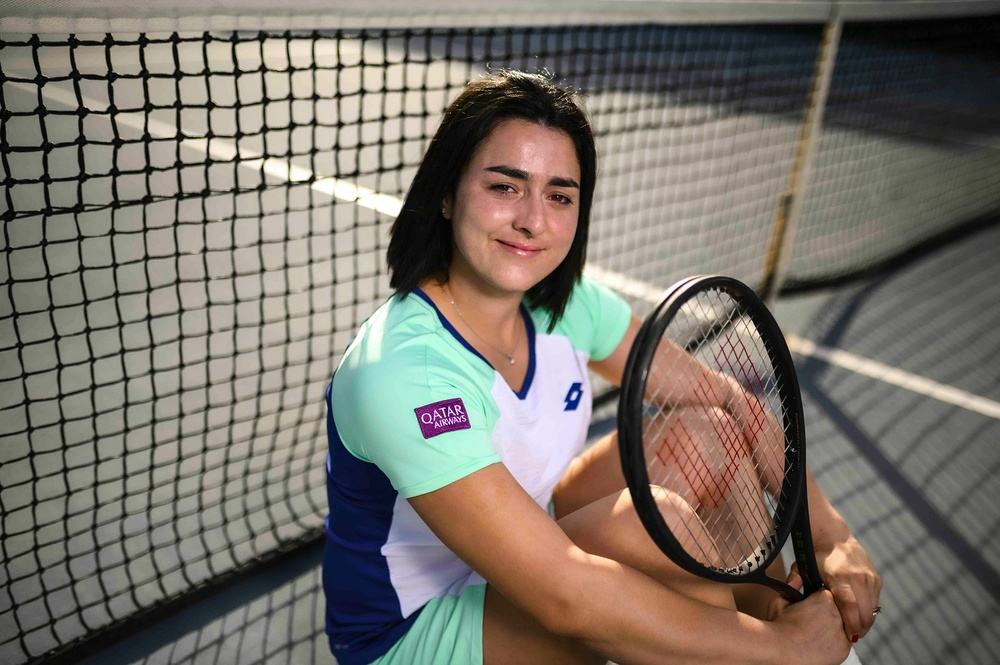
#> input picture model/test_images/2.jpg, 1000 x 665 px, shrunk from 1400 x 931 before the run, found by its file name
$ jupyter execute --allow-errors Untitled.ipynb   (shell and % lines are left out)
#> lines starting #> are read from the running program, lines starting #| are printed output that depends on the picture; after the words box and inside, x2 and y2 are one past the last pixel; in counts of white or black regions, pixels touching at a corner belong together
[cell 1]
import numpy as np
import cv2
import matplotlib
from matplotlib import pyplot as plt

[cell 2]
img = cv2.imread(r'C:\Users\ghars\OneDrive\Bureau\Untitled Folder\model\test_images\2.JPG')
#> img is the input picture: shape (665, 1000, 3); mean B, G, R 105, 114.1, 120.7
img.shape
#> Out = (665, 1000, 3)

[cell 3]
plt.imshow(img)

[cell 4]
gray = cv2.cvtColor(img, cv2.COLOR_BGR2GRAY)
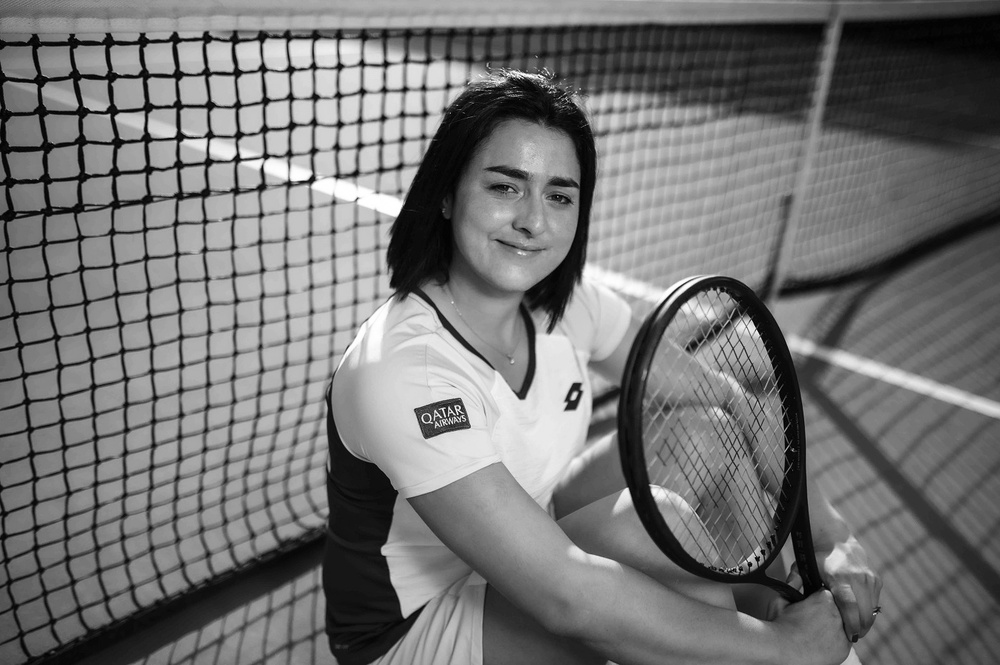
#> gray: shape (665, 1000); min 0, max 255, mean 115
gray.shape
#> Out = (665, 1000)

[cell 5]
gray

[cell 6]
plt.imshow(gray, cmap='gray')

[cell 7]
face_cascade=cv2.CascadeClassifier(cv2.data.haarcascades + "haarcascade_frontalface_default.xml")
eye_cascade = cv2.CascadeClassifier('./opencv/haarcascades/haarcascade_eye.xml')

faces = face_cascade.detectMultiScale(gray, 1.3, 5)
#> faces = [[447, 126, 164, 164]]
faces
#> Out = [[447, 126, 164, 164]]

[cell 8]
(x,y,w,h) = faces[0]
#> x = 447; y = 126; w = 164; h = 164
x,y,w,h
#> Out = (447, 126, 164, 164)

[cell 9]
face_img = cv2.rectangle(img,(x,y),(x+w,y+h),(255,0,0),2)
plt.imshow(face_img)

[cell 10]
cv2.destroyAllWindows()
for (x,y,w,h) in faces:
    face_img = cv2.rectangle(img,(x,y),(x+w,y+h),(255,0,0),2)
    roi_gray = gray[y:y+h, x:x+w]
    roi_color = face_img[y:y+h, x:x+w]
    #eyes = eye_cascade.detectMultiScale(roi_gray)
    eyes = cv2.CascadeClassifier(cv2.data.haarcascades + 'haarcascade_eye.xml').detectMultiScale(roi_gray)
    for (ex,ey,ew,eh) in eyes:
        cv2.rectangle(roi_color,(ex,ey),(ex+ew,ey+eh),(0,255,0),2)
#> this loop made 1 pass
#> (x, y, w, h, eyes) on pass 1: (447, 126, 164, 164, [[95, 58, 32, 32], [33, 40, 47, 47]])
#> pass 1, `roi_gray = gray[y:y+h, x:x+w]`:
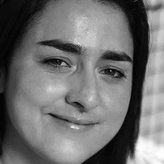
#> roi_gray: shape (164, 164); min 0, max 254, mean 111.5
#> pass 1, `roi_color = face_img[y:y+h, x:x+w]`:
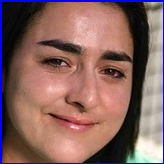
#> roi_color: shape (164, 164, 3); mean B, G, R 96.2, 100, 134.2
#> after the loop:
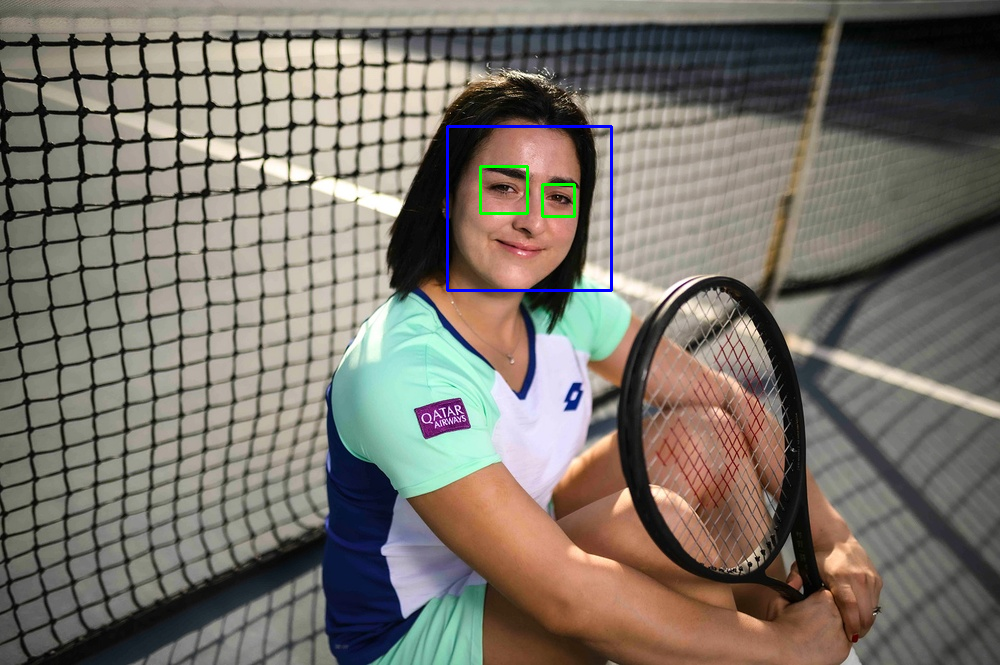
#> img: shape (665, 1000, 3); mean B, G, R 105.4, 114, 120.1
#> after the loop:
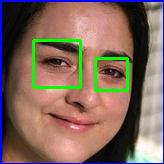
#> roi_color: shape (164, 164, 3); 3.49% of pixels changed, all inside (x1, y1, x2, y2) = (32, 39, 129, 92)


plt.figure()
plt.imshow(face_img, cmap='gray')
plt.show()

[cell 11]
plt.imshow(roi_color, cmap='gray')

[cell 12]
def get_cropped_image_if_2_eyes(image_path):
    img = cv2.imread(image_path)
    gray = cv2.cvtColor(img, cv2.COLOR_BGR2GRAY)
    faces = face_cascade.detectMultiScale(gray, 1.3, 5)
#> faces = [[447, 126, 164, 164]]
    for (x,y,w,h) in faces:
        roi_gray = gray[y:y+h, x:x+w]
        roi_color = img[y:y+h, x:x+w]
        #eyes = eye_cascade.detectMultiScale(roi_gray)
        eyes = cv2.CascadeClassifier(cv2.data.haarcascades + 'haarcascade_eye.xml').detectMultiScale(roi_gray)
        if len(eyes) >= 2:
            return roi_color
#> this loop made 1 pass
#> pass 1, in get_cropped_image_if_2_eyes, `roi_color = img[y:y+h, x:x+w]`:
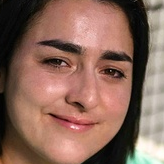
#> roi_color: shape (164, 164, 3); mean B, G, R 89.3, 102.7, 137.3

[cell 13]
original_image = cv2.imread(r'C:\Users\ghars\OneDrive\Bureau\Untitled Folder\model\test_images\2.JPG')
plt.imshow(original_image)

[cell 14]
cropped_image = get_cropped_image_if_2_eyes(r'C:\Users\ghars\OneDrive\Bureau\Untitled Folder\model\test_images\2.JPG')
plt.imshow(cropped_image)

[cell 15]
org_image_obstructed = cv2.imread(r'C:\Users\ghars\OneDrive\Bureau\Untitled Folder\model\test_images\3.JPG')
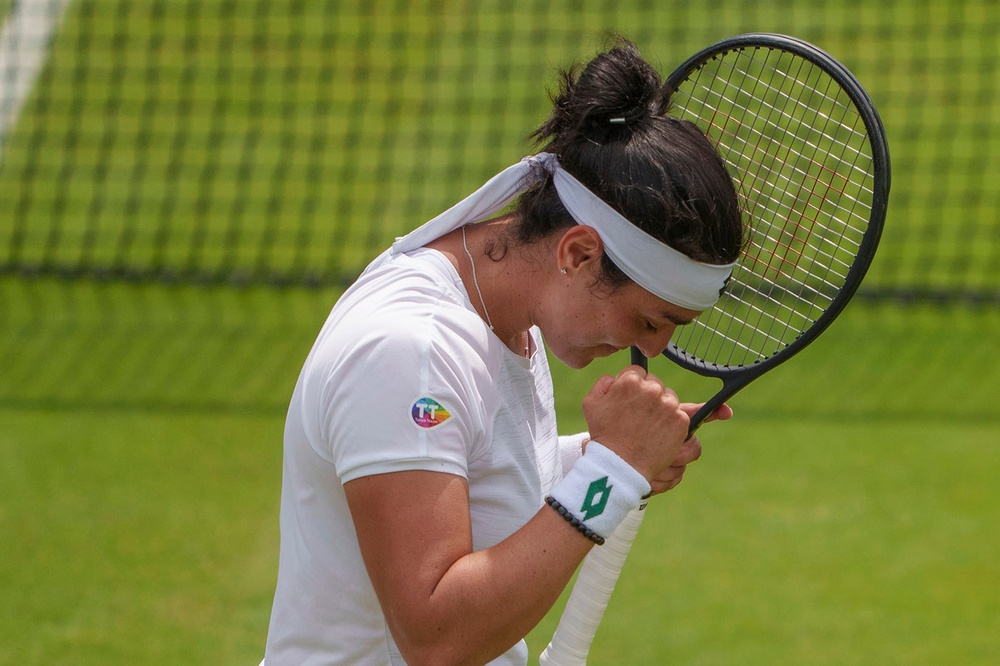
#> input picture model/test_images/3.jpg, 1000 x 666 px, shrunk from 1400 x 933 before the run, found by its file name
#> org_image_obstructed is the input picture: shape (666, 1000, 3); mean B, G, R 62.3, 125.4, 120.3
plt.imshow(org_image_obstructed)

[cell 16]
cropped_image_no_2_eyes = get_cropped_image_if_2_eyes(r'C:\Users\ghars\OneDrive\Bureau\Untitled Folder\model\test_images\3.JPG')
#> in get_cropped_image_if_2_eyes (call 2), `gray = cv2.cvtColor(img, cv2.COLOR_BGR2GRAY)`:
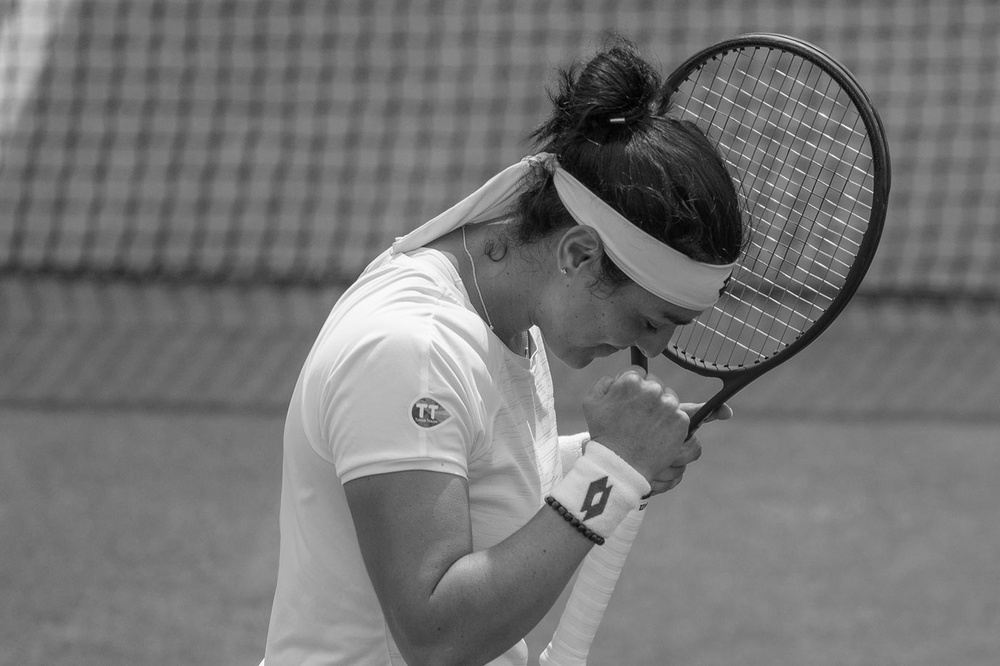
#> gray: shape (666, 1000); min 0, max 254, mean 116.7
#> in get_cropped_image_if_2_eyes (call 2), `faces = face_cascade.detectMultiScale(gray, 1.3, 5)`: faces = ()
